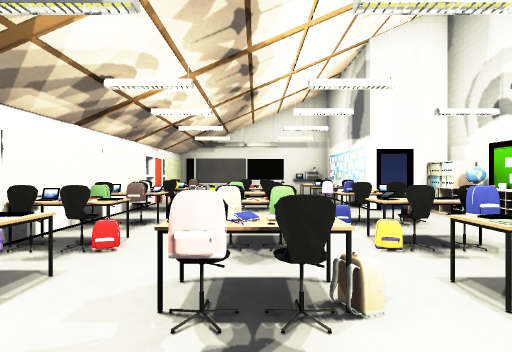
[1] (above)

13 first-person views from a walk through a Unity game level. The camera is 1.5 m above the floor, looks level and sees 80° across. The floor is counted in squares, 2 m on a side. Each view is taken from the middle of a square. On the plan, view 1 faces up. The plan holds only what a view shows up to about 10 squares ahead; the rest is blank. The player character is not drawn. Some animated figures are left out. Door leaves are left out, so doorways stand open. Some surface patterns are stand-ins.

[2]
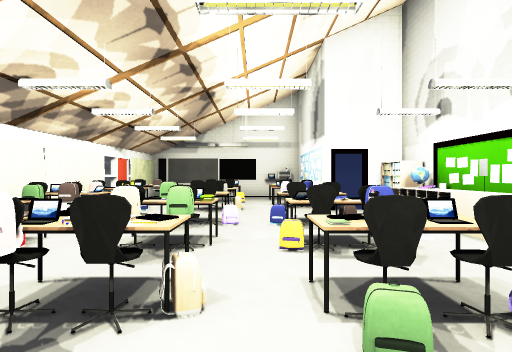

[3]
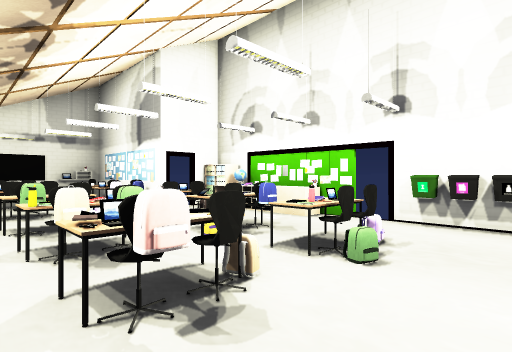

[4]
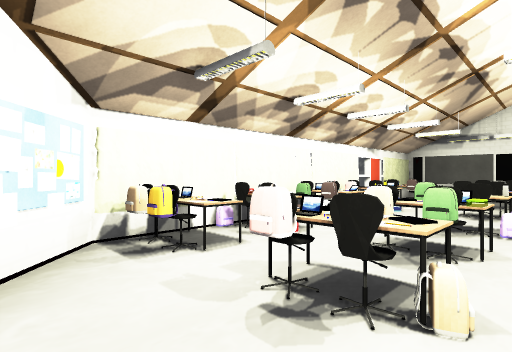

[5]
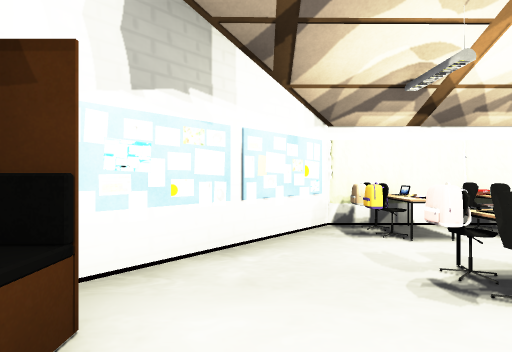

[6]
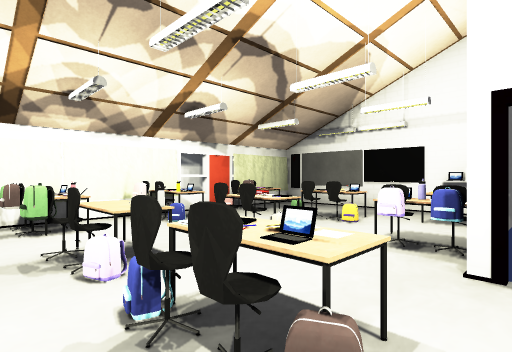

[7]
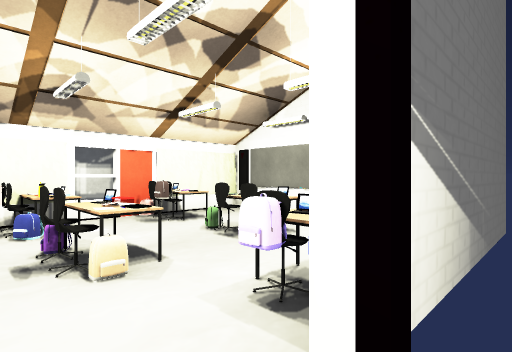

[8]
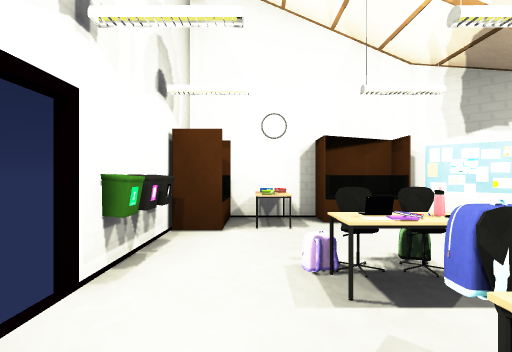

[9]
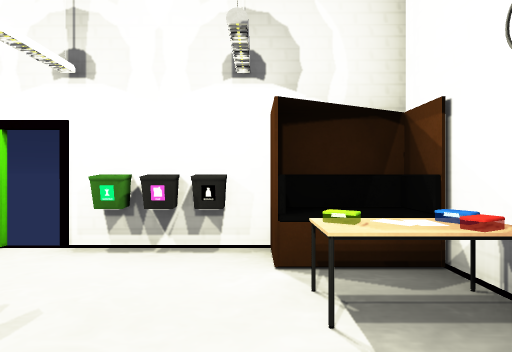

[10]
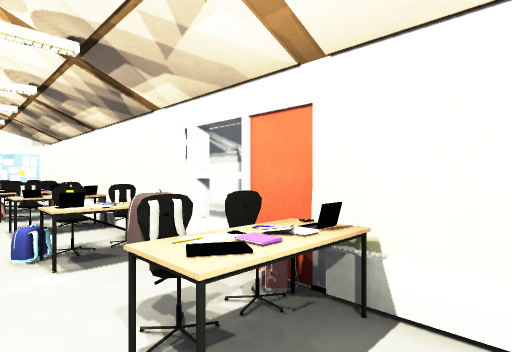

[11]
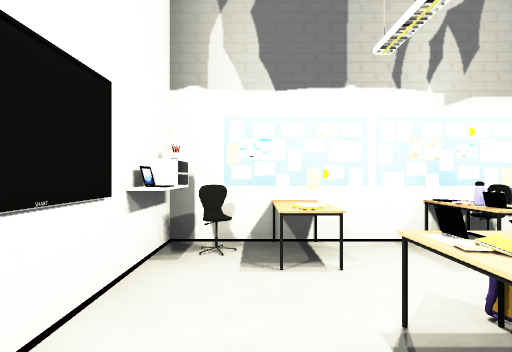

[12]
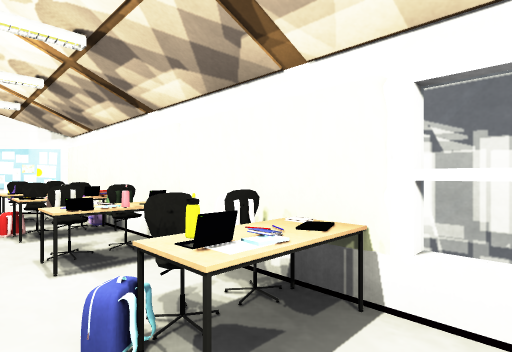

[13]
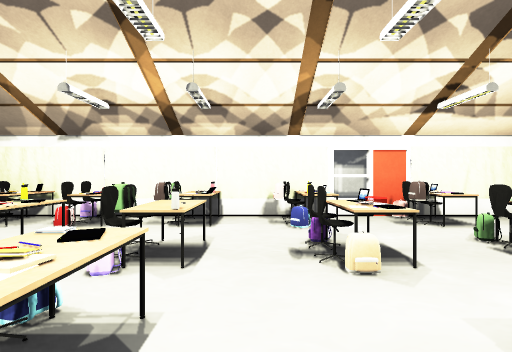

### Floor plan
Points are (right, up) in squares from view 1. A wall is a line through its corners. A room is listed if a view was taken in it or the views show most of it. See-through windows are left out.
Room 1 (views 1, 2, 3, 4, 5, 6, 7, 8, 9, 10, 11, 12, 13)
walls: (2.5, 7.4) (2.5, 9.6); (-2.4, 4.8) (-2.3, 4.3); (-2.6, 4.8) (-2.9, 4) (-2.5, 3.4); (-2.4, 6.2) (-2.7, 5) (-2.5, 4.4) (-2.8, 3.5); (-2.5, 6.2) (-2.8, 5.5) (-2.4, 4); (-2.5, 6.3) (-2.8, 5.8); (-2.7, 4.4) (-2.5, 3.9) (-2.7, 3.4); (-2.7, 4.4) (-2.4, 3.4); (-2.7, 4.4) (-2.5, 3.4); (-2.6, 3.9) (-2.8, 1.6); (-2.6, 3.9) (-2.8, 3.4); (-2.4, 6.7) (-2.8, 4); (-2.5, 6.5) (-2.8, 5.6); (-2.6, 6.4) (-2.8, 5.5); (-2.8, 4.2) (-2.5, 3.9); (-2.8, 4.2) (-2.5, 3.4); (-2.7, 6.3) (-2.3, 5.8) (-2.3, 5.3); (-2.8, 6.5) (-2.5, 5.3); (-2.8, 6.5) (-2.9, 5.7); (-2.9, 6.3) (-2.5, 5.5); (-2.8, 6.6) (-2.5, 3.9); (-2.9, 6.5) (-2.4, 5.2); (-2.5, 2.4) (-2.7, 1.5); (-3.3, 4.2) (-3.3, 3.6); (-2.8, 2.7) (-2.6, 1.3); (-2.7, 2.5) (-2.5, 1); (-2.9, 2.6) (-2.5, 1.4); (-2.8, 2.2) (-2.4, 1.8) (-2.7, 1.1) (-2.1, 0.5); (-2.8, 2.2) (-2.6, 1.8) (-2.6, 1.3); (4.2, 1.4) (4.2, 2); (-3.3, 8.5) (-3.3, 7.5); (2.5, 10.4) (2.5, 11); (-2.8, 9.9) (-2.6, 9.5); (-0.2, -1.2) (0.2, -1.6); (-2.9, 10.4) (-2.6, 9.4); (1.9, -1.6) (3.6, -1.6); (-2.5, 10.7) (-2.7, 10.2); (-2.6, 10.8) (-2.8, 10.3) (-2.6, 9.4); (-2.5, 11) (-2.7, 9.4); (-2.8, 10.9) (-2.5, 10.1) (-2.7, 9.4); (-2.7, 11) (-2.7, 1.1); (-2.8, 11) (-2.7, 9.4)
ways out: open door at (4, 2)
objects: other object (-2, 0); other object (-2, 1); table (-2, 2); table (-2, 3); other object (-2, 4); table (-2, 5); other object (-2, 6); table (-2, 7); other object (-2, 8); other object (-2, 9); table (-2, 10); speaker (-2, 11); other object (-1, -1); table (-1, 3); other object (-1, 6); other object (-1, 7); other object (-1, 9); blackboard (-1, 11); other object (0, 1); other object (0, 2); other object (0, 3); other object (0, 5); table (0, 6); other object (0, 7); other object (0, 8); other object (0, 9); TV (0, 11) to (1, 11); other object (1, -2) to (2, -1); other object (1, 1); other object (1, 2); other object (1, 3); other object (1, 4); computer (1, 5); other object (1, 7); other object (1, 8); other object (1, 9); table (1, 10); other object (2, 1); table (2, 2); table (2, 3); other object (2, 4); table (2, 5); notebook (2, 6); other object (2, 7); table (2, 8); table (2, 9); other object (2, 10); computer (2, 11); other object (3, -1); table (3, 0); other object (3, 2); other object (3, 3); other object (3, 5); other object (3, 7); other object (4, -1); bin (4, 0); bin (4, 1); shelf (4, 4); other object (4, 5); shelf (4, 6) to (4, 7)

Positions as (right, up) in squares from view 1, and headings:
1: (0, 0), facing up
2: (1, 0), facing up
3: (-1, 0), facing up-right
4: (1, 0), facing up-left
5: (2, 0), facing left
6: (3, 4), facing up-left
7: (3, 6), facing up-left
8: (3, 4), facing down
9: (1, 0), facing right
10: (-1, 10), facing down-left
11: (-1, 10), facing right
12: (-1, 8), facing down-left
13: (3, 6), facing left
